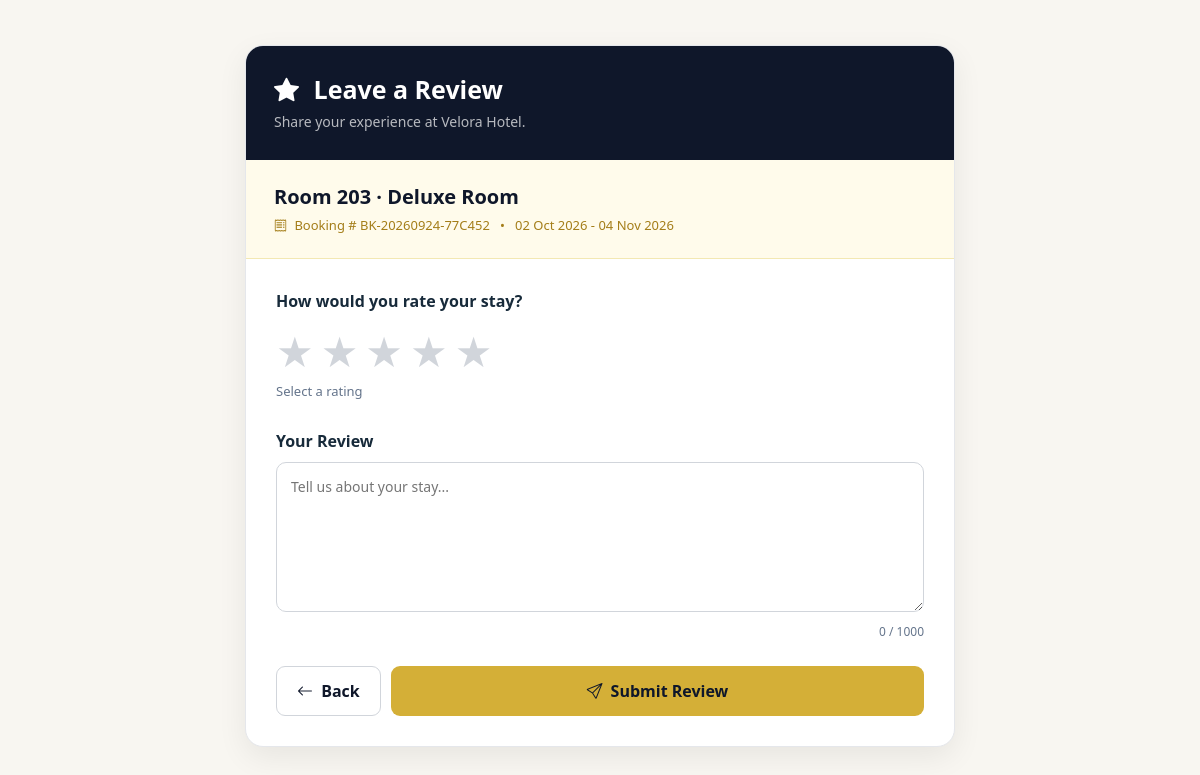
Screenshot of /customer/review_add.php?booking_id=4 (signed in) with the database file from the repository.
### tables this page shows
CREATE TABLE `bookings` (
  `id` int(11) NOT NULL,
  `booking_code` varchar(50) NOT NULL,
  `customer_id` int(11) NOT NULL,
  `room_id` int(11) NOT NULL,
  `check_in` date NOT NULL,
  `check_out` date NOT NULL,
  `adults` int(11) DEFAULT 1,
  `children` int(11) DEFAULT 0,
  `number_of_nights` int(11) NOT NULL,
  `room_price` decimal(10,2) NOT NULL,
  `total_amount` decimal(10,2) NOT NULL,
  `booking_status` enum('pending','confirmed','checked_in','checked_out','cancelled') DEFAULT 'pending',
  `payment_status` enum('pending','partial','paid') DEFAULT 'pending',
  `special_request` text DEFAULT NULL,
  `created_at` timestamp NOT NULL DEFAULT current_timestamp()
);

CREATE TABLE `rooms` (
  `id` int(11) NOT NULL,
  `room_number` varchar(20) NOT NULL,
  `room_type_id` int(11) NOT NULL,
  `floor_number` int(11) DEFAULT 1,
  `status` enum('available','occupied','maintenance','cleaning') DEFAULT 'available',
  `description` text DEFAULT NULL,
  `created_at` timestamp NOT NULL DEFAULT current_timestamp()
);

CREATE TABLE `room_types` (
  `id` int(11) NOT NULL,
  `type_name` varchar(100) NOT NULL,
  `description` text DEFAULT NULL,
  `base_price` decimal(10,2) NOT NULL,
  `capacity` int(11) NOT NULL DEFAULT 1,
  `created_at` timestamp NOT NULL DEFAULT current_timestamp()
);

### includes/functions.php (called while the page is built, shortened)
<?php
function e($value)
{
    return htmlspecialchars(
        $value ?? '',
        ENT_QUOTES,
        'UTF-8'
    );
}

### customer/review_add.php (the view, shortened to what this page needs)
<?php
require_once "../config/db.php";
require_once "../includes/functions.php";
$customer_id = $_SESSION["user_id"];
$booking_id = isset($_GET["booking_id"])
    ? (int) $_GET["booking_id"]
    : (int) ($_POST["booking_id"] ?? 0);
$stmt = $pdo->prepare("
    SELECT
        b.id,
        b.booking_code,
        b.booking_status,
        b.check_in,
        b.check_out,
        b.room_id,
        r.room_number,
        rt.type_name
    FROM bookings b
    INNER JOIN rooms r
        ON b.room_id = r.id
    INNER JOIN room_types rt
        ON r.room_type_id = rt.id
    WHERE b.id = ?
    AND b.customer_id = ?
    LIMIT 1
");
$stmt->execute([
    $booking_id,
    $customer_id
]);
$booking = $stmt->fetch(PDO::FETCH_ASSOC);
?>
<!DOCTYPE html>
<html lang="en">
<head>
    <link
        href="https://cdn.jsdelivr.net/npm/bootstrap@5.3.3/dist/css/bootstrap.min.css"
        rel="stylesheet"
    >
    <link
        href="https://cdn.jsdelivr.net/npm/bootstrap-icons@1.11.3/font/bootstrap-icons.css"
        rel="stylesheet"
    >
    <link
        rel="stylesheet"
        href="../assets/css/velora.css"
    >
</head>
<body>
<div class="review-wrapper">
    <div class="review-card">
        <div class="review-header">
            <h1>
                <i class="bi bi-star-fill me-2"></i>
                Leave a Review
            </h1>
            <p>
                Share your experience at Velora Hotel.
            </p>
        </div>
        <div class="booking-info">
            <div class="room-title">
                Room
                <?= e($booking["room_number"]) ?>
                ·
                <?= e($booking["type_name"]) ?>
            </div>
            <div class="booking-code">
                <i class="bi bi-receipt me-1"></i>
                Booking #
                <?= e($booking["booking_code"]) ?>
                &nbsp; • &nbsp;
                <?= e(
                    date(
                        "d M Y",
                        strtotime($booking["check_in"])
                    )
                ) ?>
                -
                <?= e(
                    date(
                        "d M Y",
                        strtotime($booking["check_out"])
                    )
                ) ?>
            </div>
        </div>
        <form
            method="POST"
            class="review-form"
        >
            <div class="rating-area">
                <label class="form-label">
                    How would you rate your stay?
                </label>
                <div class="stars">
                    <label
                        for="star1"
                        data-rating="1"
                    >
                        ★
                    </label>
                    <label
                        for="star2"
                        data-rating="2"
                    >
                        ★
                    </label>
                    <label
                        for="star3"
                        data-rating="3"
                    >
                        ★
                    </label>
                    <label
                        for="star4"
                        data-rating="4"
                    >
                        ★
                    </label>
                    <label
                        for="star5"
                        data-rating="5"
                    >
                        ★
                    </label>
                </div>
                <div
                    class="rating-text"
                    id="ratingText"
                >
                    Select a rating
                </div>
            </div>
            <div>
                <label
                    for="comment"
                    class="form-label"
                >
                    Your Review
                </label>
                <textarea
                    id="comment"
                    name="comment"
                    maxlength="1000"
                    placeholder="Tell us about your stay..."
                ><?= e($_POST["comment"] ?? "") ?></textarea>
                <div class="character-count">
                    <span id="characterCount">0</span>
                    / 1000
                </div>
            </div>
            <div class="form-actions">
                <a
                    href="bookings.php"
                    class="btn-back"
                >
                    <i class="bi bi-arrow-left me-1"></i>
                    Back
                </a>
                <button
                    type="submit"
                    class="btn-submit"
                >
                    <i class="bi bi-send me-1"></i>
                    Submit Review
                </button>
            </div>
        </form>
    </div>
</div>
</body>
</html>

### assets/css/velora.css (style rules this page uses)
:root { --velora-navy:#0f2034;--velora-dark:#091522;--velora-gold:#d4af37;--velora-gold-hover:#f1ce57; --velora-bg:#f8f6f1;--velora-white:#fff;--velora-text:#172a3a;--velora-muted:#64748b;--velora-border:#e5e7eb; --velora-success:#198754;--velora-danger:#dc3545;--velora-warning:#d4af37;--velora-shadow:0 10px 30px rgba(15,32,52,.09) }
* { box-sizing:border-box }
body { font-family:"Segoe UI",Arial,sans-serif!important;background:var(--velora-bg)!important;color:var(--velora-text)!important }
a { transition:.2s ease }
.form-label { color:var(--velora-text)!important;font-weight:600 }

### customer/review_add.php (style rules this page uses)
body { background: #f8fafc; }
.review-wrapper { max-width: 750px; margin: 45px auto; padding: 0 20px 50px; }
.review-card { background: #ffffff; border-radius: 18px; border: 1px solid #e5e7eb; box-shadow: 0 10px 30px rgba(0,0,0,.07); overflow: hidden; }
.review-header { background: #0f172a; padding: 28px; color: white; }
.review-header h1 { margin: 0; font-size: 25px; font-weight: 750; }
.review-header p { margin: 7px 0 0; color: rgba(255,255,255,.70); font-size: 14px; }
.booking-info { padding: 22px 28px; background: #fffbeb; border-bottom: 1px solid #f3e8b3; }
.room-title { font-size: 20px; font-weight: 750; color: #0f172a; }
.booking-code { color: #a47d18; font-size: 13px; margin-top: 4px; }
.review-form { padding: 30px; }
.form-label { font-weight: 700; color: #0f172a; margin-bottom: 9px; }
.rating-area { margin-bottom: 28px; }
.stars { display: flex; flex-direction: row; gap: 7px; margin-top: 8px; }
.stars label { font-size: 42px; color: #d1d5db; cursor: pointer; transition: .15s; line-height: 1; }
.rating-text { margin-top: 10px; font-size: 13px; color: #64748b; }
textarea { width: 100%; min-height: 150px; resize: vertical; border: 1px solid #d1d5db; border-radius: 10px; padding: 13px 14px; font-size: 14px; outline: none; }
.character-count { text-align: right; color: #64748b; font-size: 12px; margin-top: 5px; }
.form-actions { display: flex; gap: 10px; margin-top: 25px; }
.btn-submit { flex: 1; border: none; border-radius: 9px; padding: 12px 20px; background: #d4af37; color: #0f172a; font-weight: 750; transition: .2s; }
.btn-back { border: 1px solid #d1d5db; border-radius: 9px; padding: 12px 20px; color: #0f172a; background: #ffffff; text-decoration: none; font-weight: 650; text-align: center; }

### rows the page displays
bookings: room.room_number "203", room_types.type_name "Deluxe Room", booking_code "BK-20260924-77C452", check_in "02 Oct 2026", check_out "04 Nov 2026"
